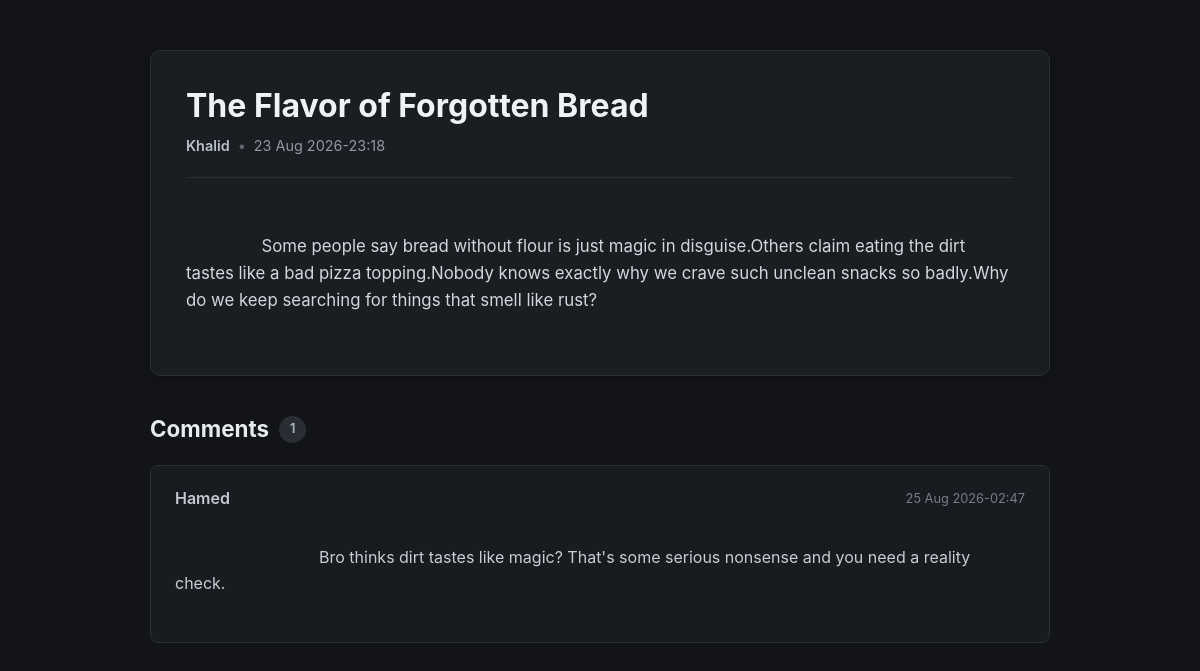
Page /read/10 on the committed database.
### tables this page shows
CREATE TABLE POSTS(
        ID INTEGER PRIMARY KEY AUTOINCREMENT,
        Author TEXT NOT NULL,
        Date TEXT NOT NULL,
        Title TEXT NOT NULL,
        Content TEXT NOT NULL
                             );

CREATE TABLE COMMENTS(
    ID INTEGER PRIMARY KEY AUTOINCREMENT,
    PostID INTEGER NOT NULL,
    ParentID INTEGER DEFAULT NULL,
    Author TEXT NOT NULL,
    Date TEXT NOT NULL,
    Content TEXT NOT NULL,

    FOREIGN KEY (PostID) REFERENCES POSTS(ID),
    FOREIGN KEY (ParentID) REFERENCES COMMENTS(ID)
                                );

### main.py (the view)
@app.route("/read/<post_id>")
def read(post_id):
    connection = get_connection()
    connection.row_factory = sqlite3.Row
    postCursor = dbHandle.getPost(connection,post_id)
    commentsCursor = dbHandle.getComments(connection,post_id)
    return render_template("read.html",post=postCursor.fetchone(),comments=commentsCursor.fetchall())

### dbHandle.py (called while the page is built)
def getPost(connection,post_id):
     return connection.execute("SELECT * FROM POSTS WHERE ID = ?",[post_id])

def getComments(connection,postID):
     return connection.execute("SELECT * FROM COMMENTS WHERE PostID = ?",[postID])

### main.py (called while the page is built)
def get_connection():
    if "db" not in g:
        g.db = sqlite3.connect(HOME / "forum.db")
    return g.db

@app.teardown_appcontext
def close_connection(error=None):
    db = g.pop("db", None)
    if(db):
        db.close()

### templates/read.html (shortened to what this page needs)
<!DOCTYPE html>
<html lang="en">
<head>
    <link
        rel="stylesheet"
        href="{{ url_for('static', filename='post.css') }}"
    >
</head>
<body>
    <main class="page-container">
        <article class="post">
            <header class="post-header">
                <h1 class="post-title">{{ post["Title"] }}</h1>
                <div class="post-meta">
                    <span class="post-author">
                        {{ post["Author"] }}
                    </span>
                    <span class="separator">•</span>
                    <time class="post-date">
                        {{ post["Date"] }}
                    </time>
                </div>
            </header>
            <div class="post-content">
                {{ post["Content"] }}
            </div>
        </article>
        <section class="comments-section">
            <header class="comments-header">
                <h2>Comments</h2>
                <span class="comment-count">
                    {{ comments|length }}
                </span>
            </header>
            {% if comments %}
                <div class="comments-list">
                    {% for comment in comments %}
                        <article class="comment">
                            <header class="comment-header">
                                <span class="comment-author">
                                    {{ comment["Author"] }}
                                </span>
                                <time class="comment-date">
                                    {{ comment["Date"] }}
                                </time>
                            </header>
                            <div class="comment-content">
                                {{ comment["Content"] }}
                            </div>
                        </article>
                    {% endfor %}
                </div>
            {% else %}
                <div class="no-comments">
                    No comments yet.
                </div>
            {% endif %}
        </section>
    </main>
</body>
</html>

### static/post.css (style rules this page uses)
* { box-sizing: border-box; }
body { margin: 0; background-color: #121417; color: #d7dce2; font-family: -apple-system, BlinkMacSystemFont, "Segoe UI", Roboto, Arial, sans-serif; line-height: 1.6; }
.page-container { width: min(900px, 92%); margin: 50px auto; }
.post { background-color: #1a1d21; border: 1px solid #2a2f35; border-radius: 10px; padding: 35px; box-shadow: 0 2px 10px rgba(0, 0, 0, 0.25); }
.post-header { padding-bottom: 20px; border-bottom: 1px solid #2a2f35; }
.post-title { margin: 0 0 8px 0; color: #f0f2f5; font-size: 2rem; line-height: 1.25; }
.post-meta { display: flex; align-items: center; gap: 8px; color: #8f98a3; font-size: 0.9rem; }
.post-author { color: #b9c1ca; font-weight: 600; }
.separator { color: #5f6872; }
.post-date { color: #8f98a3; }
.post-content { margin-top: 28px; color: #d2d7dd; font-size: 1.05rem; white-space: pre-wrap; overflow-wrap: break-word; }
.comments-section { margin-top: 35px; }
.comments-header { display: flex; align-items: center; gap: 10px; margin-bottom: 18px; }
.comments-header h2 { margin: 0; color: #e7eaee; font-size: 1.4rem; }
.comment-count { display: inline-flex; align-items: center; justify-content: center; min-width: 27px; height: 27px; padding: 0 8px; background-color: #292e34; color: #adb5bf; border-radius: 20px; font-size: 0.85rem; font-weight: 600; }
.comments-list { display: flex; flex-direction: column; gap: 14px; }
.comment { padding: 20px 24px; background-color: #181b1f; border: 1px solid #292e34; border-radius: 8px; }
.comment-header { display: flex; align-items: center; justify-content: space-between; gap: 15px; margin-bottom: 8px; }
.comment-author { color: #c4cad1; font-weight: 600; }
.comment-date { color: #747d87; font-size: 0.8rem; }
.comment-content { color: #c8cdd3; white-space: pre-wrap; overflow-wrap: break-word; }

### rows in the picture
POSTS: Title "The Flavor of Forgotten Bread", Author "Khalid", Date "23 Aug 2026-23:18", Content "Some people say bread without flour is just magic in disguise.Others claim eating the dirt tastes like a bad pizza topping.Nobody knows exactly why we crave such unclean snacks so badly.Why do we keep searching for things that smell like rust?"
COMMENTS: Author "Hamed", Date "25 Aug 2026-02:47", Content "Bro thinks dirt tastes like magic? That's some serious nonsense and you need a reality check."

### other values in the picture
{{ comments|length }} "1"
